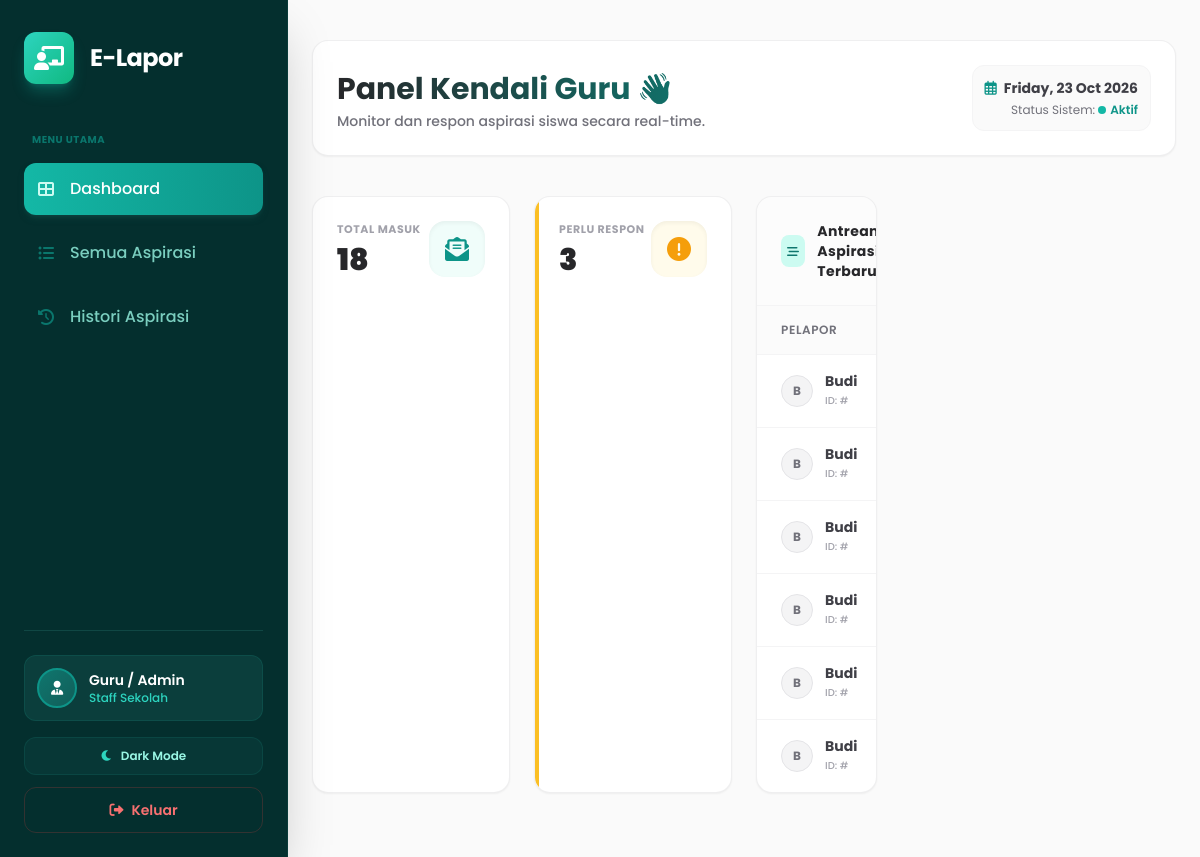
Screenshot of /app/views/guru/dashboard.php (signed in) with the database file from the repository.
### tables this page shows
CREATE TABLE `aspirasi` (
  `id_aspirasi` int NOT NULL,
  `id_input` int DEFAULT NULL,
  `id_kategori` int DEFAULT NULL,
  `judul` varchar(50) DEFAULT NULL,
  `isi_aspirasi` text,
  `foto` varchar(255) DEFAULT NULL,
  `status` varchar(20) DEFAULT NULL,
  `feedback` text,
  `rating` decimal(2,1) DEFAULT NULL,
  `id_admin` int DEFAULT NULL,
  `id_siswa` int NOT NULL,
  `tanggal_input` date NOT NULL
);

CREATE TABLE `siswa` (
  `id_siswa` int NOT NULL,
  `nama_siswa` varchar(50) DEFAULT NULL,
  `kelas` varchar(10) DEFAULT NULL,
  `username` varchar(30) DEFAULT NULL,
  `password` varchar(100) DEFAULT NULL
);

### app/models/M_koneksi.php (called while the page is built, shortened)
<?php
class Koneksi {
    public function __construct() {
        $this->koneksi = mysqli_connect("localhost", "root", "", "sarana_aspirasi");
    }
}
$koneksi = new Koneksi();
?>

### app/models/m_aspirasi.php (called while the page is built, shortened)
<?php
require_once 'M_koneksi.php';
class M_Aspirasi
{
    private $db;
    public function __construct()
    {
        global $koneksi;
        if ($koneksi != null) {
            $this->db = $koneksi->koneksi;
        } else {
            die("Koneksi database tidak tersedia.");
        }
    }
    public function tampilSemua()
    {
        $query = "SELECT
                    a.*,
                    s.nama_siswa,
                    k.nama_kategori
                  FROM aspirasi a
                  JOIN siswa s
                    ON a.id_siswa = s.id_siswa
                  LEFT JOIN kategori k
                    ON a.id_kategori = k.id_kategori
                  WHERE a.status != 'Selesai'
                  ORDER BY
                    CASE
                        WHEN a.status = 'Menunggu' THEN 1
                        WHEN a.status = 'Diproses' THEN 2
                        ELSE 3
                    END,
                    a.tanggal_input DESC";
        return $this->db->query($query);
    }
    public function hitungStatistik()
    {
        $stats = [
            'total' => $this->db->query(
                "SELECT COUNT(*) as jml FROM aspirasi"
            )->fetch_assoc()['jml'],
            'menunggu' => $this->db->query(
                "SELECT COUNT(*) as jml FROM aspirasi WHERE status = 'Menunggu'"
            )->fetch_assoc()['jml'],
            'proses' => $this->db->query(
                "SELECT COUNT(*) as jml FROM aspirasi WHERE status = 'DiProses'"
            )->fetch_assoc()['jml'],
            'selesai' => $this->db->query(
                "SELECT COUNT(*) as jml FROM aspirasi WHERE status = 'Selesai'"
            )->fetch_assoc()['jml']
        ];
        return $stats;
    }
}

### app/views/guru/dashboard.php (the view, shortened to what this page needs)
<?php
require_once "../../models/m_aspirasi.php";
$model = new M_Aspirasi();
$stats = $model->hitungStatistik();
$semua_aspirasi = $model->tampilSemua();
?>
<!DOCTYPE html>
<html lang="id" class="light">
<head>
    <script src="https://cdn.tailwindcss.com"></script>
    <link href="https://cdnjs.cloudflare.com/ajax/libs/font-awesome/6.0.0/css/all.min.css" rel="stylesheet">
</head>
<body class="bg-zinc-50 dark:bg-zinc-950 text-zinc-800 dark:text-zinc-100 antialiased selection:bg-teal-200 selection:text-teal-900 transition-colors duration-300">
    <div class="min-h-screen flex">
        <aside
            id="mobileSidebar"
            class="fixed md:flex flex-col w-72 bg-teal-950 dark:bg-zinc-900 text-teal-100 dark:text-zinc-300 p-6 h-full shadow-2xl z-40 border-r border-teal-900/40 dark:border-zinc-800 -translate-x-full md:translate-x-0">
            <div class="flex items-center gap-4 mb-12 mt-2">
                <div class="bg-gradient-to-br from-teal-400 to-emerald-500 p-2.5 rounded-xl text-white shadow-lg shadow-teal-500/30">
                    <i class="fas fa-chalkboard-teacher text-2xl"></i>
                </div>
                <h1 class="text-2xl font-bold text-white tracking-tight">
                    E-Lapor
                </h1>
            </div>
            <nav class="space-y-3 flex-1">
                <p class="text-[10px] font-bold uppercase tracking-wider text-teal-600/70 dark:text-zinc-500 mb-4 px-2">
                    Menu Utama
                </p>
                <a href="dashboard.php"
                    class="flex items-center gap-3 p-3.5 rounded-xl bg-gradient-to-r from-teal-500 to-teal-600 text-white shadow-md shadow-teal-900/50 transform transition-transform hover:scale-[1.02]">
                    <i class="fas fa-th-large w-5 text-teal-100"></i>
                    <span class="font-medium">
                        Dashboard
                    </span>
                </a>
                <a href="daftar_aspirasi.php"
                    class="flex items-center gap-3 p-3.5 rounded-xl text-teal-200/80 dark:text-zinc-400 hover:bg-teal-900 dark:hover:bg-zinc-800 hover:text-white transition-all group">
                    <i class="fas fa-list-ul w-5 text-teal-600/70 group-hover:text-teal-400 transition-colors"></i>
                    <span class="font-medium">
                        Semua Aspirasi
                    </span>
                </a>
                <a href="histori_aspirasi.php"
                    class="flex items-center gap-3 p-3.5 rounded-xl text-teal-200/80 dark:text-zinc-400 hover:bg-teal-900 dark:hover:bg-zinc-800 hover:text-white transition-all group">
                    <i class="fas fa-history w-5 text-teal-600/70 group-hover:text-teal-400 transition-colors"></i>
                    <span class="font-medium">
                        Histori Aspirasi
                    </span>
                </a>
            </nav>
            <div class="mt-auto pt-6 border-t border-teal-900/80 dark:border-zinc-800">
                <div class="flex items-center gap-3 p-3 bg-teal-900/50 dark:bg-zinc-800/60 rounded-xl mb-4 border border-teal-800/50 dark:border-zinc-700">
                    <div class="w-10 h-10 rounded-full bg-gradient-to-br from-teal-700 to-teal-800 flex items-center justify-center border-2 border-teal-600 shrink-0">
                        <i class="fas fa-user-tie text-white text-sm"></i>
                    </div>
                    <div class="overflow-hidden">
                        <p class="text-sm font-semibold truncate text-white">
                            Guru / Admin
                        </p>
                        <p class="text-xs text-teal-400 dark:text-teal-300 font-medium">
                            Staff Sekolah
                        </p>
                    </div>
                </div>
                <div class="flex items-center gap-2 mb-3">
                    <button onclick="toggleTheme()"
                        class="flex-1 flex items-center justify-center gap-2 p-2.5 bg-teal-900/30 dark:bg-zinc-800 hover:bg-teal-900/60 dark:hover:bg-zinc-700 rounded-xl text-xs font-semibold text-teal-200 dark:text-zinc-300 transition-all border border-teal-800/40 dark:border-zinc-700">
                        <i id="themeIcon" class="fas fa-moon text-teal-400"></i>
                        <span id="themeText">
                            Dark Mode
                        </span>
                    </button>
                </div>
                <a href="../../../logout.php"
                    class="w-full flex items-center justify-center gap-2 p-3 text-red-400 hover:bg-red-500/10 hover:text-red-300 rounded-xl transition-all text-sm font-semibold border border-red-500/20">
                    <i class="fas fa-sign-out-alt"></i>
                    Keluar
                </a>
            </div>
        </aside>
       <main class="flex-1 md:ml-72 pt-24 md:pt-10 p-6 relative transition-colors duration-300">
            <div class="flex flex-col md:flex-row md:items-end justify-between gap-4 mb-10 bg-white dark:bg-zinc-900 p-6 rounded-2xl shadow-sm border border-zinc-200/60 dark:border-zinc-800 transition-colors">
                <div>
                    <h2 class="text-3xl font-bold text-transparent bg-clip-text bg-gradient-to-r from-zinc-800 to-teal-700 dark:from-zinc-100 dark:to-teal-400 mb-1">
                    </h2>
                    <p class="text-zinc-500 dark:text-zinc-400 text-sm font-medium">
                        Monitor dan respon aspirasi siswa secara real-time.
                    </p>
                </div>
                <div class="flex items-center gap-4">
                    <div class="text-right hidden sm:block bg-zinc-50 dark:bg-zinc-800/60 p-3 rounded-xl border border-zinc-100 dark:border-zinc-700/60">
                        <p class="text-sm font-bold text-zinc-700 dark:text-zinc-200">
                            <i class="far fa-calendar-alt text-teal-600 dark:text-teal-400 mr-1"></i>
                            <?= date('l, d M Y') ?>
                        </p>
                        <p class="text-xs text-zinc-500 dark:text-zinc-400 mt-1">
                            Status Sistem:
                            <span class="inline-flex items-center gap-1 text-teal-600 dark:text-teal-400 font-semibold">
                                <span class="w-2 h-2 rounded-full bg-teal-500 animate-pulse"></span>
                                Aktif
                            </span>
                        </p>
                    </div>
                </div>
            </div>
            <div class="grid grid-cols-1 sm:grid-cols-2 lg:grid-cols-4 gap-6 mb-10">
                <div class="bg-white dark:bg-zinc-900 p-6 rounded-2xl border border-zinc-200/60 dark:border-zinc-800 shadow-sm hover:shadow-lg hover:shadow-teal-900/5 hover:-translate-y-1 transition-all duration-300 group">
                    <div class="flex items-center justify-between">
                        <div>
                            <p class="text-zinc-400 dark:text-zinc-500 text-[11px] font-bold uppercase tracking-wider mb-1">
                                Total Masuk
                            </p>
                            <p class="text-3xl font-black text-zinc-800 dark:text-zinc-100">
                                <?= $stats['total'] ?>
                            </p>
                        </div>
                        <div class="bg-teal-50 dark:bg-teal-950/60 text-teal-600 dark:text-teal-400 w-14 h-14 rounded-2xl flex items-center justify-center text-2xl group-hover:bg-teal-600 group-hover:text-white transition-colors duration-300 shadow-inner">
                            <i class="fas fa-envelope-open-text"></i>
                        </div>
                    </div>
                </div>
                <div class="bg-white dark:bg-zinc-900 p-6 rounded-2xl border border-zinc-200/60 dark:border-zinc-800 shadow-sm hover:shadow-lg hover:-translate-y-1 transition-all duration-300 group relative overflow-hidden">
                    <div class="absolute left-0 top-0 w-1 h-full bg-amber-400"></div>
                    <div class="flex items-center justify-between">
                        <div>
                            <p class="text-zinc-400 dark:text-zinc-500 text-[11px] font-bold uppercase tracking-wider mb-1">
                                Perlu Respon
                            </p>
                            <p class="text-3xl font-black text-zinc-800 dark:text-zinc-100">
                                <?= $stats['menunggu'] ?>
                            </p>
                        </div>
                        <div class="bg-amber-50 dark:bg-amber-950/60 text-amber-500 w-14 h-14 rounded-2xl flex items-center justify-center text-2xl group-hover:bg-amber-500 group-hover:text-white transition-colors duration-300 shadow-inner">
                            <i class="fas fa-exclamation-circle"></i>
                        </div>
                    </div>
                </div>
                <div class="grid grid-cols-1 lg:grid-cols-3 gap-6 lg:gap-8">
                    <div class="lg:col-span-2 min-w-0">
                        <div class="bg-white dark:bg-zinc-900 rounded-2xl border border-zinc-200/60 dark:border-zinc-800 overflow-hidden shadow-sm hover:shadow-md transition-shadow">
                            <div class="p-6 border-b border-zinc-100 dark:border-zinc-800 flex flex-col sm:flex-row sm:justify-between sm:items-center gap-3 bg-zinc-50/50 dark:bg-zinc-800/40">
                                <h3 class="font-bold text-zinc-800 dark:text-zinc-100 text-sm tracking-wide flex items-center gap-3">
                                    <span class="bg-teal-100 dark:bg-teal-950/60 text-teal-700 dark:text-teal-400 p-1.5 rounded-lg">
                                        <i class="fas fa-stream text-xs"></i>
                                    </span>
                                    Antrean Aspirasi Terbaru
                                </h3>
                            </div>
                            <div class="overflow-x-auto">
                                <table class="w-full text-sm min-w-[650px]">
                                    <thead class="bg-zinc-50/80 dark:bg-zinc-800/50 text-zinc-500 dark:text-zinc-400 border-b border-zinc-100 dark:border-zinc-800">
                                        <tr>
                                            <th class="px-6 py-4 text-left font-semibold text-xs uppercase tracking-wider">Pelapor</th>
                                        </tr>
                                    </thead>
                                    <tbody class="divide-y divide-zinc-100 dark:divide-zinc-800">
                                        <?php if ($semua_aspirasi->num_rows > 0): ?>
                                            <?php while ($row = $semua_aspirasi->fetch_assoc()):
                                            ?>
                                                <tr class="hover:bg-teal-50/30 dark:hover:bg-zinc-800/40 transition-colors group">
                                                    <td class="px-6 py-4">
                                                        <div class="flex items-center gap-3">
                                                            <div class="w-8 h-8 rounded-full bg-zinc-100 dark:bg-zinc-800 flex items-center justify-center text-zinc-500 dark:text-zinc-400 text-xs font-bold border border-zinc-200 dark:border-zinc-700">
                                                                <?= substr(htmlspecialchars($row['nama_siswa']), 0, 1) ?>
                                                            </div>
                                                            <div>
                                                                <p class="font-bold text-zinc-700 dark:text-zinc-200 group-hover:text-teal-700 dark:group-hover:text-teal-400 transition-colors">
                                                                    <?= htmlspecialchars($row['nama_siswa']) ?>
                                                                </p>
                                                                <p class="text-[10px] font-medium text-zinc-400">
                                                                    ID: #<?= $row['id_input'] ?>
                                                                </p>
                                                            </div>
                                                        </div>
                                                    </td>
                                                </tr>
                                            <?php endwhile; ?>
                                        <?php endif; ?>
                                    </tbody>
                                </table>
                            </div>
                        </div>
                    </div>
                </div>
</body>
</html>

### app/views/guru/dashboard.php (style rules this page uses)
body { font-family: 'Poppins', sans-serif; }
#mobileSidebar, #sidebarOverlay { transition: .3s ease; }

### rows the page displays
aspirasi: id_siswa.nama_siswa "B", id_siswa.nama_siswa "Budi"
aspirasi: id_siswa.nama_siswa "B", id_siswa.nama_siswa "Budi"
aspirasi: id_siswa.nama_siswa "B", id_siswa.nama_siswa "Budi"
aspirasi: id_siswa.nama_siswa "B", id_siswa.nama_siswa "Budi"
aspirasi: id_siswa.nama_siswa "B", id_siswa.nama_siswa "Budi"
aspirasi: id_siswa.nama_siswa "B", id_siswa.nama_siswa "Budi"

### other values shown
$stats['total'] "18"
$stats['menunggu'] "3"
